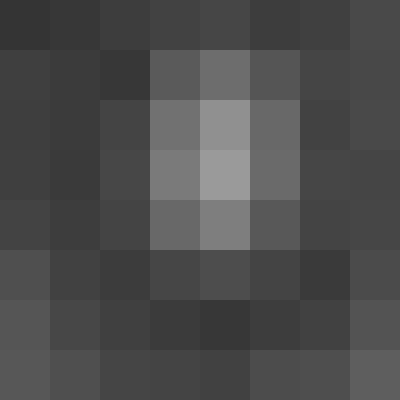
#> input picture reveal/checkequations/wikipediaexample.png, 400 x 400 px
$ python wikipediahisteq.py   (older library calls are emulated)
#> lines starting #> are read from the running program, lines starting #| are printed output that depends on the picture
from PCV import tools
from PIL import Image
from numpy import *

def histeq(im,nbr_bins=256):
    """    Histogram equalization of a grayscale image. """

    # get image histogram
    imhist,bins = histogram(im.flatten(),nbr_bins,normed=True)
    cdf = imhist.cumsum() # cumulative distribution function
    cdf = 255 * cdf / cdf[-1] # normalize

    # use linear interpolation of cdf to find new pixel values
    im2 = interp(im.flatten(),bins[:-1],cdf)

    return im2.reshape(im.shape), cdf

im = array(Image.open('wikipediaexample.png').convert('L'))
im2,cdf = histeq(im)
#> in histeq, `imhist,bins = histogram(im.flatten(),nbr_bins,normed=True)`: imhist = 256 values, max 0.196 at index 40, min 0 at index 1, mean 0.0098; bins = 257 values from 52 to 154
#> in histeq, `cdf = imhist.cumsum()`: cdf = 256 values from 0.0392 to 2.51
#> in histeq, `cdf = 255 * cdf / cdf[-1]`: cdf = 256 values from 3.98 to 255
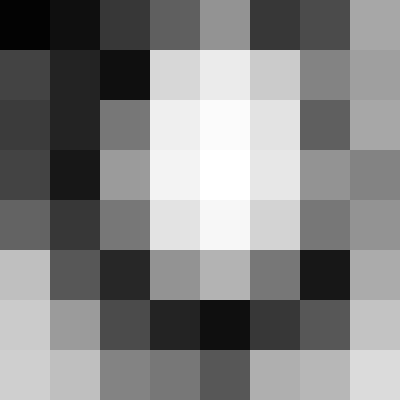
#> im2: shape (400, 400) float64; min 3.98, max 255, mean 132.2
#> cdf = 256 values from 3.98 to 255

histeqimage = Image.fromarray(im2)
histeqimage = histeqimage.convert('RGB')
#> histeqimage: PIL image 400x400 RGB
histeqimage.save("mysolution.png")
